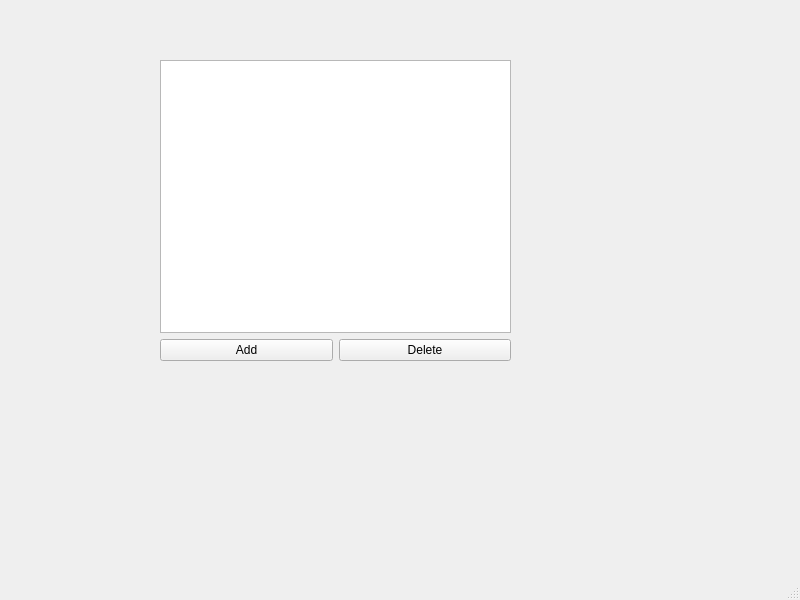
<?xml version="1.0" encoding="UTF-8"?>
<ui version="4.0">
 <class>MainWindow</class>
 <widget class="QMainWindow" name="MainWindow">
  <property name="geometry">
   <rect>
    <x>0</x>
    <y>0</y>
    <width>800</width>
    <height>600</height>
   </rect>
  </property>
  <property name="windowTitle">
   <string>MainWindow</string>
  </property>
  <widget class="QWidget" name="centralwidget">
   <widget class="QWidget" name="">
    <property name="geometry">
     <rect>
      <x>160</x>
      <y>60</y>
      <width>351</width>
      <height>301</height>
     </rect>
    </property>
    <layout class="QGridLayout" name="gridLayout">
     <item row="0" column="0" colspan="2">
      <widget class="QTableView" name="tableView"/>
     </item>
     <item row="1" column="0">
      <widget class="QPushButton" name="pushButton">
       <property name="text">
        <string>Add</string>
       </property>
      </widget>
     </item>
     <item row="1" column="1">
      <widget class="QPushButton" name="pushButton_2">
       <property name="text">
        <string>Delete</string>
       </property>
      </widget>
     </item>
    </layout>
   </widget>
  </widget>
  <widget class="QMenuBar" name="menubar">
   <property name="geometry">
    <rect>
     <x>0</x>
     <y>0</y>
     <width>800</width>
     <height>26</height>
    </rect>
   </property>
  </widget>
  <widget class="QStatusBar" name="statusbar"/>
 </widget>
 <resources/>
 <connections/>
</ui>
